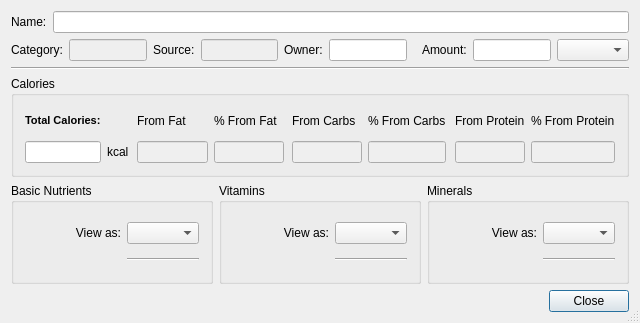
<?xml version="1.0" encoding="UTF-8"?>
<ui version="4.0">
 <class>ViewFoodUI</class>
 <widget class="QDialog" name="ViewFoodUI">
  <property name="geometry">
   <rect>
    <x>0</x>
    <y>0</y>
    <width>640</width>
    <height>323</height>
   </rect>
  </property>
  <property name="windowTitle">
   <string>Nutrition Information</string>
  </property>
  <property name="sizeGripEnabled">
   <bool>true</bool>
  </property>
  <layout class="QVBoxLayout" name="verticalLayout">
   <item>
    <layout class="QHBoxLayout" name="horizontalLayout">
     <item>
      <widget class="QLabel" name="label">
       <property name="text">
        <string>Name:</string>
       </property>
      </widget>
     </item>
     <item>
      <widget class="QLineEdit" name="txtName">
       <property name="enabled">
        <bool>true</bool>
       </property>
       <property name="readOnly">
        <bool>true</bool>
       </property>
      </widget>
     </item>
    </layout>
   </item>
   <item>
    <layout class="QHBoxLayout" name="horizontalLayout_2">
     <item>
      <widget class="QLabel" name="label_2">
       <property name="text">
        <string>Category:</string>
       </property>
      </widget>
     </item>
     <item>
      <widget class="QLineEdit" name="txtCategory">
       <property name="enabled">
        <bool>false</bool>
       </property>
       <property name="readOnly">
        <bool>true</bool>
       </property>
      </widget>
     </item>
     <item>
      <widget class="QLabel" name="label_3">
       <property name="text">
        <string>Source:</string>
       </property>
      </widget>
     </item>
     <item>
      <widget class="QLineEdit" name="txtSource">
       <property name="enabled">
        <bool>false</bool>
       </property>
       <property name="readOnly">
        <bool>true</bool>
       </property>
      </widget>
     </item>
     <item>
      <widget class="QLabel" name="label_4">
       <property name="text">
        <string>Owner:</string>
       </property>
      </widget>
     </item>
     <item>
      <widget class="QLineEdit" name="txtOwner">
       <property name="enabled">
        <bool>true</bool>
       </property>
       <property name="readOnly">
        <bool>true</bool>
       </property>
      </widget>
     </item>
     <item>
      <spacer name="horizontalSpacer_4">
       <property name="orientation">
        <enum>Qt::Horizontal</enum>
       </property>
       <property name="sizeHint" stdset="0">
        <size>
         <width>40</width>
         <height>20</height>
        </size>
       </property>
      </spacer>
     </item>
     <item>
      <widget class="QLabel" name="label_6">
       <property name="text">
        <string>Amount:</string>
       </property>
      </widget>
     </item>
     <item>
      <widget class="QLineEdit" name="txtAmount">
       <property name="alignment">
        <set>Qt::AlignRight|Qt::AlignTrailing|Qt::AlignVCenter</set>
       </property>
      </widget>
     </item>
     <item>
      <widget class="QComboBox" name="cboUnit"/>
     </item>
    </layout>
   </item>
   <item>
    <widget class="Line" name="line">
     <property name="orientation">
      <enum>Qt::Horizontal</enum>
     </property>
    </widget>
   </item>
   <item>
    <widget class="QGroupBox" name="groupBox_5">
     <property name="sizePolicy">
      <sizepolicy hsizetype="Preferred" vsizetype="Preferred">
       <horstretch>0</horstretch>
       <verstretch>0</verstretch>
      </sizepolicy>
     </property>
     <property name="title">
      <string>Calories</string>
     </property>
     <layout class="QGridLayout" name="gridLayout_2">
      <item row="1" column="4">
       <widget class="QLineEdit" name="txtCaloriesFat">
        <property name="enabled">
         <bool>false</bool>
        </property>
        <property name="alignment">
         <set>Qt::AlignRight|Qt::AlignTrailing|Qt::AlignVCenter</set>
        </property>
        <property name="readOnly">
         <bool>true</bool>
        </property>
       </widget>
      </item>
      <item row="1" column="7">
       <widget class="QLineEdit" name="txtCaloriesCarb">
        <property name="enabled">
         <bool>false</bool>
        </property>
        <property name="alignment">
         <set>Qt::AlignRight|Qt::AlignTrailing|Qt::AlignVCenter</set>
        </property>
        <property name="readOnly">
         <bool>true</bool>
        </property>
       </widget>
      </item>
      <item row="1" column="10">
       <widget class="QLineEdit" name="txtCaloriesProtein">
        <property name="enabled">
         <bool>false</bool>
        </property>
        <property name="alignment">
         <set>Qt::AlignRight|Qt::AlignTrailing|Qt::AlignVCenter</set>
        </property>
        <property name="readOnly">
         <bool>true</bool>
        </property>
       </widget>
      </item>
      <item row="1" column="5">
       <widget class="QLineEdit" name="txtCaloriesFatPct">
        <property name="enabled">
         <bool>false</bool>
        </property>
        <property name="alignment">
         <set>Qt::AlignRight|Qt::AlignTrailing|Qt::AlignVCenter</set>
        </property>
        <property name="readOnly">
         <bool>true</bool>
        </property>
       </widget>
      </item>
      <item row="1" column="8">
       <widget class="QLineEdit" name="txtCaloriesCarbPct">
        <property name="enabled">
         <bool>false</bool>
        </property>
        <property name="alignment">
         <set>Qt::AlignRight|Qt::AlignTrailing|Qt::AlignVCenter</set>
        </property>
        <property name="readOnly">
         <bool>true</bool>
        </property>
       </widget>
      </item>
      <item row="1" column="11">
       <widget class="QLineEdit" name="txtCaloriesProteinPct">
        <property name="enabled">
         <bool>false</bool>
        </property>
        <property name="alignment">
         <set>Qt::AlignRight|Qt::AlignTrailing|Qt::AlignVCenter</set>
        </property>
        <property name="readOnly">
         <bool>true</bool>
        </property>
       </widget>
      </item>
      <item row="0" column="4">
       <widget class="QLabel" name="label_24">
        <property name="text">
         <string>From Fat</string>
        </property>
        <property name="alignment">
         <set>Qt::AlignLeading|Qt::AlignLeft|Qt::AlignVCenter</set>
        </property>
       </widget>
      </item>
      <item row="0" column="7">
       <widget class="QLabel" name="label_27">
        <property name="text">
         <string>From Carbs</string>
        </property>
        <property name="alignment">
         <set>Qt::AlignLeading|Qt::AlignLeft|Qt::AlignVCenter</set>
        </property>
       </widget>
      </item>
      <item row="0" column="10">
       <widget class="QLabel" name="label_29">
        <property name="text">
         <string>From Protein</string>
        </property>
        <property name="alignment">
         <set>Qt::AlignLeading|Qt::AlignLeft|Qt::AlignVCenter</set>
        </property>
       </widget>
      </item>
      <item row="0" column="0">
       <widget class="QLabel" name="label_25">
        <property name="text">
         <string>&lt;!DOCTYPE HTML PUBLIC &quot;-//W3C//DTD HTML 4.0//EN&quot; &quot;http://www.w3.org/TR/REC-html40/strict.dtd&quot;&gt;
&lt;html&gt;&lt;head&gt;&lt;meta name=&quot;qrichtext&quot; content=&quot;1&quot; /&gt;&lt;style type=&quot;text/css&quot;&gt;
p, li { white-space: pre-wrap; }
&lt;/style&gt;&lt;/head&gt;&lt;body style=&quot; font-family:'DejaVu Sans'; font-size:8pt; font-weight:400; font-style:normal;&quot;&gt;
&lt;table style=&quot;-qt-table-type: root; margin-top:4px; margin-bottom:4px; margin-left:4px; margin-right:4px;&quot;&gt;
&lt;tr&gt;
&lt;td style=&quot;border: none;&quot;&gt;
&lt;p style=&quot; margin-top:0px; margin-bottom:0px; margin-left:0px; margin-right:0px; -qt-block-indent:0; text-indent:0px;&quot;&gt;&lt;span style=&quot; font-weight:600;&quot;&gt;Total Calories:&lt;/span&gt;&lt;/p&gt;&lt;/td&gt;&lt;/tr&gt;&lt;/table&gt;&lt;/body&gt;&lt;/html&gt;</string>
        </property>
       </widget>
      </item>
      <item row="0" column="5">
       <widget class="QLabel" name="label_5">
        <property name="text">
         <string>% From Fat</string>
        </property>
       </widget>
      </item>
      <item row="0" column="8">
       <widget class="QLabel" name="label_26">
        <property name="text">
         <string>% From Carbs</string>
        </property>
       </widget>
      </item>
      <item row="0" column="11">
       <widget class="QLabel" name="label_28">
        <property name="text">
         <string>% From Protein</string>
        </property>
       </widget>
      </item>
      <item row="1" column="3">
       <spacer name="horizontalSpacer_2">
        <property name="orientation">
         <enum>Qt::Horizontal</enum>
        </property>
        <property name="sizeHint" stdset="0">
         <size>
          <width>40</width>
          <height>20</height>
         </size>
        </property>
       </spacer>
      </item>
      <item row="1" column="6">
       <spacer name="horizontalSpacer_3">
        <property name="orientation">
         <enum>Qt::Horizontal</enum>
        </property>
        <property name="sizeHint" stdset="0">
         <size>
          <width>40</width>
          <height>20</height>
         </size>
        </property>
       </spacer>
      </item>
      <item row="1" column="9">
       <spacer name="horizontalSpacer_6">
        <property name="orientation">
         <enum>Qt::Horizontal</enum>
        </property>
        <property name="sizeHint" stdset="0">
         <size>
          <width>40</width>
          <height>20</height>
         </size>
        </property>
       </spacer>
      </item>
      <item row="1" column="2">
       <widget class="QLabel" name="label_30">
        <property name="text">
         <string>kcal</string>
        </property>
       </widget>
      </item>
      <item row="1" column="0">
       <widget class="QLineEdit" name="txtCalories">
        <property name="enabled">
         <bool>true</bool>
        </property>
        <property name="alignment">
         <set>Qt::AlignRight|Qt::AlignTrailing|Qt::AlignVCenter</set>
        </property>
        <property name="readOnly">
         <bool>true</bool>
        </property>
       </widget>
      </item>
     </layout>
    </widget>
   </item>
   <item>
    <layout class="QHBoxLayout" name="horizontalLayout_4">
     <item>
      <widget class="QGroupBox" name="grpBasicNutrients">
       <property name="title">
        <string>Basic Nutrients</string>
       </property>
       <layout class="QGridLayout" name="gridLayout">
        <item row="0" column="0" colspan="2">
         <widget class="QLabel" name="label_10">
          <property name="text">
           <string>View as:</string>
          </property>
          <property name="alignment">
           <set>Qt::AlignRight|Qt::AlignTrailing|Qt::AlignVCenter</set>
          </property>
         </widget>
        </item>
        <item row="1" column="2">
         <widget class="Line" name="line_2">
          <property name="orientation">
           <enum>Qt::Horizontal</enum>
          </property>
         </widget>
        </item>
        <item row="0" column="2">
         <widget class="QComboBox" name="cboNutrientDimensions"/>
        </item>
       </layout>
      </widget>
     </item>
     <item>
      <widget class="QGroupBox" name="grpVitamins">
       <property name="title">
        <string>Vitamins</string>
       </property>
       <layout class="QGridLayout" name="gridLayout">
        <item row="0" column="0" colspan="2">
         <widget class="QLabel" name="label_10">
          <property name="text">
           <string>View as:</string>
          </property>
          <property name="alignment">
           <set>Qt::AlignRight|Qt::AlignTrailing|Qt::AlignVCenter</set>
          </property>
         </widget>
        </item>
        <item row="1" column="2">
         <widget class="Line" name="line_2">
          <property name="orientation">
           <enum>Qt::Horizontal</enum>
          </property>
         </widget>
        </item>
        <item row="0" column="2">
         <widget class="QComboBox" name="cboVitaminDimensions"/>
        </item>
       </layout>
      </widget>
     </item>
     <item>
      <widget class="QGroupBox" name="grpMinerals">
       <property name="title">
        <string>Minerals</string>
       </property>
       <layout class="QGridLayout" name="gridLayout">
        <item row="0" column="0" colspan="2">
         <widget class="QLabel" name="label_10">
          <property name="text">
           <string>View as:</string>
          </property>
          <property name="alignment">
           <set>Qt::AlignRight|Qt::AlignTrailing|Qt::AlignVCenter</set>
          </property>
         </widget>
        </item>
        <item row="1" column="2">
         <widget class="Line" name="line_2">
          <property name="orientation">
           <enum>Qt::Horizontal</enum>
          </property>
         </widget>
        </item>
        <item row="0" column="2">
         <widget class="QComboBox" name="cboMineralDimensions"/>
        </item>
       </layout>
      </widget>
     </item>
    </layout>
   </item>
   <item>
    <layout class="QHBoxLayout" name="horizontalLayout_6">
     <item>
      <spacer name="horizontalSpacer_5">
       <property name="orientation">
        <enum>Qt::Horizontal</enum>
       </property>
       <property name="sizeHint" stdset="0">
        <size>
         <width>40</width>
         <height>20</height>
        </size>
       </property>
      </spacer>
     </item>
     <item>
      <widget class="QPushButton" name="btnClose">
       <property name="text">
        <string>Close</string>
       </property>
       <property name="default">
        <bool>true</bool>
       </property>
      </widget>
     </item>
    </layout>
   </item>
  </layout>
 </widget>
 <layoutdefault spacing="6" margin="11"/>
 <resources/>
 <connections/>
</ui>
